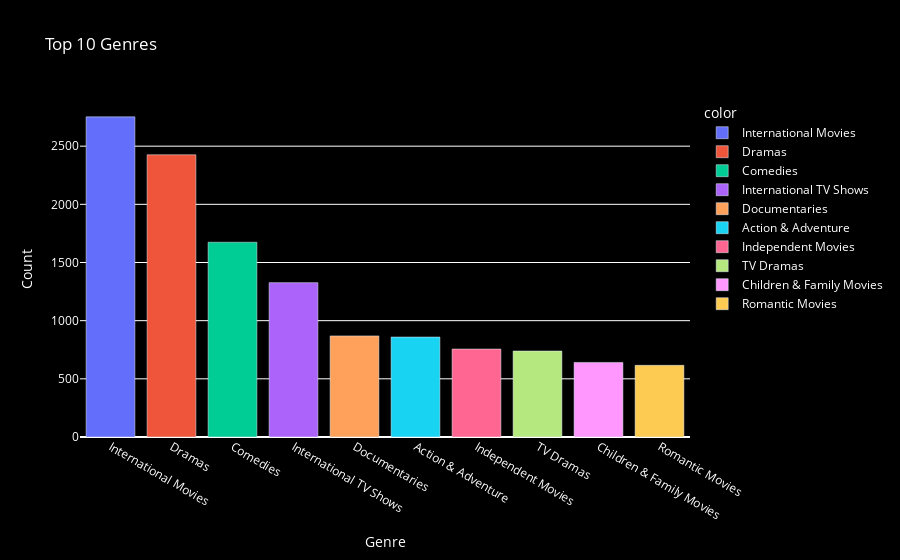

The notebook cell saved with this chart:
### Code cell
top_10_genre_counts = genre_counts.head(10)

 
fig = px.bar(x=top_10_genre_counts.index, 
             y=top_10_genre_counts.values,
             color=top_10_genre_counts.index,  
             labels={'x': 'Genre', 'y': 'Count'},
             title='Top 10 Genres')

 
fig.update_layout(
    plot_bgcolor='rgba(0,0,0,0)',   
    paper_bgcolor='black',         
    font=dict(color='white'),       
    xaxis=dict(
        title='Genre',               
        titlefont=dict(color='white'),   
        tickfont=dict(color='white')     
    ),
    yaxis=dict(
        title='Count',               
        titlefont=dict(color='white'),   
        tickfont=dict(color='white')    
    ),
    bargap=0.2   
)

# Show the plot
fig.show()

### Figure 1 — Plotly figure (JSON) as saved in the notebook; plotly's stock layout.template omitted (floating-point values rounded to 4 significant figures)
{"data": [{"alignmentgroup": "True", "hovertemplate": "color=International Movies<br>Genre=%{x}<br>Count=%{y}<extra></extra>", "legendgroup": "International Movies", "marker": {"color": "#636efa", "pattern": {"shape": ""}}, "name": "International Movies", "offsetgroup": "International Movies", "orientation": "v", "showlegend": true, "textposition": "auto", "type": "bar", "x": ["International Movies"], "xaxis": "x", "y": [2752], "yaxis": "y"}, {"alignmentgroup": "True", "hovertemplate": "color=Dramas<br>Genre=%{x}<br>Count=%{y}<extra></extra>", "legendgroup": "Dramas", "marker": {"color": "#EF553B", "pattern": {"shape": ""}}, "name": "Dramas", "offsetgroup": "Dramas", "orientation": "v", "showlegend": true, "textposition": "auto", "type": "bar", "x": ["Dramas"], "xaxis": "x", "y": [2426], "yaxis": "y"}, {"alignmentgroup": "True", "hovertemplate": "color=Comedies<br>Genre=%{x}<br>Count=%{y}<extra></extra>", "legendgroup": "Comedies", "marker": {"color": "#00cc96", "pattern": {"shape": ""}}, "name": "Comedies", "offsetgroup": "Comedies", "orientation": "v", "showlegend": true, "textposition": "auto", "type": "bar", "x": ["Comedies"], "xaxis": "x", "y": [1674], "yaxis": "y"}, {"alignmentgroup": "True", "hovertemplate": "color=International TV Shows<br>Genre=%{x}<br>Count=%{y}<extra></extra>", "legendgroup": "International TV Shows", "marker": {"color": "#ab63fa", "pattern": {"shape": ""}}, "name": "International TV Shows", "offsetgroup": "International TV Shows", "orientation": "v", "showlegend": true, "textposition": "auto", "type": "bar", "x": ["International TV Shows"], "xaxis": "x", "y": [1327], "yaxis": "y"}, {"alignmentgroup": "True", "hovertemplate": "color=Documentaries<br>Genre=%{x}<br>Count=%{y}<extra></extra>", "legendgroup": "Documentaries", "marker": {"color": "#FFA15A", "pattern": {"shape": ""}}, "name": "Documentaries", "offsetgroup": "Documentaries", "orientation": "v", "showlegend": true, "textposition": "auto", "type": "bar", "x": ["Documentaries"], "xaxis": "x", "y": [869], "yaxis": "y"}, {"alignmentgroup": "True", "hovertemplate": "color=Action & Adventure<br>Genre=%{x}<br>Count=%{y}<extra></extra>", "legendgroup": "Action & Adventure", "marker": {"color": "#19d3f3", "pattern": {"shape": ""}}, "name": "Action & Adventure", "offsetgroup": "Action & Adventure", "orientation": "v", "showlegend": true, "textposition": "auto", "type": "bar", "x": ["Action & Adventure"], "xaxis": "x", "y": [859], "yaxis": "y"}, {"alignmentgroup": "True", "hovertemplate": "color=Independent Movies<br>Genre=%{x}<br>Count=%{y}<extra></extra>", "legendgroup": "Independent Movies", "marker": {"color": "#FF6692", "pattern": {"shape": ""}}, "name": "Independent Movies", "offsetgroup": "Independent Movies", "orientation": "v", "showlegend": true, "textposition": "auto", "type": "bar", "x": ["Independent Movies"], "xaxis": "x", "y": [756], "yaxis": "y"}, {"alignmentgroup": "True", "hovertemplate": "color=TV Dramas<br>Genre=%{x}<br>Count=%{y}<extra></extra>", "legendgroup": "TV Dramas", "marker": {"color": "#B6E880", "pattern": {"shape": ""}}, "name": "TV Dramas", "offsetgroup": "TV Dramas", "orientation": "v", "showlegend": true, "textposition": "auto", "type": "bar", "x": ["TV Dramas"], "xaxis": "x", "y": [739], "yaxis": "y"}, {"alignmentgroup": "True", "hovertemplate": "color=Children & Family Movies<br>Genre=%{x}<br>Count=%{y}<extra></extra>", "legendgroup": "Children & Family Movies", "marker": {"color": "#FF97FF", "pattern": {"shape": ""}}, "name": "Children & Family Movies", "offsetgroup": "Children & Family Movies", "orientation": "v", "showlegend": true, "textposition": "auto", "type": "bar", "x": ["Children & Family Movies"], "xaxis": "x", "y": [641], "yaxis": "y"}, {"alignmentgroup": "True", "hovertemplate": "color=Romantic Movies<br>Genre=%{x}<br>Count=%{y}<extra></extra>", "legendgroup": "Romantic Movies", "marker": {"color": "#FECB52", "pattern": {"shape": ""}}, "name": "Romantic Movies", "offsetgroup": "Romantic Movies", "orientation": "v", "showlegend": true, "textposition": "auto", "type": "bar", "x": ["Romantic Movies"], "xaxis": "x", "y": [616], "yaxis": "y"}], "layout": {"bargap": 0.2, "barmode": "relative", "font": {"color": "white"}, "legend": {"title": {"text": "color"}, "tracegroupgap": 0}, "paper_bgcolor": "black", "plot_bgcolor": "rgba(0,0,0,0)", "title": {"text": "Top 10 Genres"}, "xaxis": {"anchor": "y", "domain": [0, 1], "tickfont": {"color": "white"}, "title": {"font": {"color": "white"}, "text": "Genre"}}, "yaxis": {"anchor": "x", "domain": [0, 1], "tickfont": {"color": "white"}, "title": {"font": {"color": "white"}, "text": "Count"}}}}
